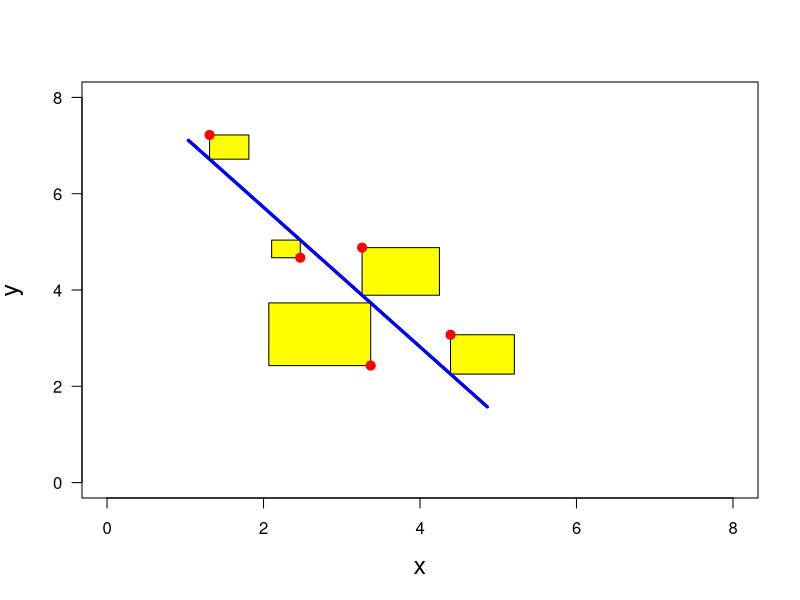

Write R code to recreate this figure.
print('file: LSconcept.R')
# least squares: concept; artificial data
set.seed(1953) # set seed for random number generators
print(' ---------------------------------------------------')
print('(1) generate artificial data (same model as in What is regression?)')
beta0 = 8; beta1 = -1.2 # true intercept & slope
sigma = 1               # true standard deviation of noise
n = 30  # larger data set -> residuals can be tested for normality
x = round(sort(runif(n,min=1,max=5)),2)
y = round(beta0+beta1*x+sigma*rnorm(n),2)
out1 = lm(y~x)
intercept = out1$coefficients[1]; slope  = out1$coefficients[2]
# ----------------------------------------------------------------
# (2) plot 'squares' for 5 data points
x5 = c(x[2],x[9],x[26],x[18],x[21]); Lx = length(x5)
y5 = c(y[2],y[9],y[26],y[18],y[21])
xp = c(min(x),max(x)); yp = intercept+slope*xp
# png('LSsquares160831.png',width=16,height=16,units='cm',res=300)
plot(xp,yp,type='l',lwd=3,col='blue',xlab='x',ylab='y',las=1,
     cex=0.4,xlim=c(0,8),ylim=c(0,8),cex.lab=1.5)
# plot squares:
for(k in 1:Lx) { xA = x5[k]; yA = y5[k];
yB = intercept+slope*xA; dy=yA-yB; xB = xA+dy;
xsq = c(xA,xB,xB,xA,xA); ysq = c(yA,yA,yB,yB,yA);
polygon(xsq,ysq,col='yellow')}
lines(xp,yp,lwd=3,col='blue')
points(x5,y5,col='red',pch=19,cex=0.8,lwd=4)
# dev.off()
